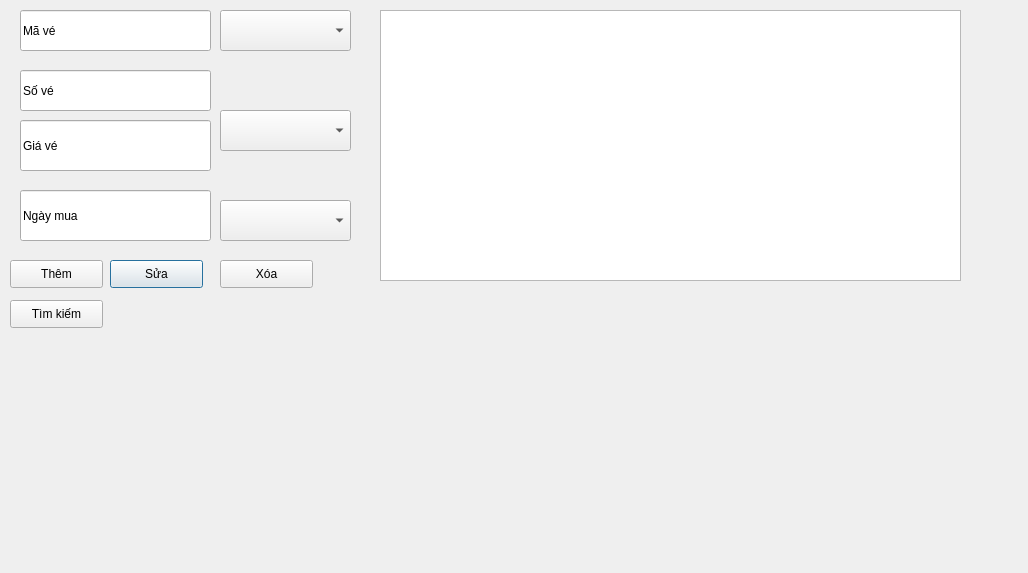
<?xml version="1.0" encoding="UTF-8"?>
<ui version="4.0">
 <class>Dialog</class>
 <widget class="QDialog" name="Dialog">
  <property name="geometry">
   <rect>
    <x>0</x>
    <y>0</y>
    <width>1028</width>
    <height>573</height>
   </rect>
  </property>
  <property name="windowTitle">
   <string>Dialog</string>
  </property>
  <widget class="QLineEdit" name="txt_mave">
   <property name="geometry">
    <rect>
     <x>20</x>
     <y>10</y>
     <width>191</width>
     <height>41</height>
    </rect>
   </property>
   <property name="text">
    <string>Mã vé</string>
   </property>
  </widget>
  <widget class="QLineEdit" name="txt_soghe">
   <property name="geometry">
    <rect>
     <x>20</x>
     <y>70</y>
     <width>191</width>
     <height>41</height>
    </rect>
   </property>
   <property name="text">
    <string>Số vé</string>
   </property>
  </widget>
  <widget class="QLineEdit" name="txt_giave">
   <property name="geometry">
    <rect>
     <x>20</x>
     <y>120</y>
     <width>191</width>
     <height>51</height>
    </rect>
   </property>
   <property name="text">
    <string>Giá vé</string>
   </property>
  </widget>
  <widget class="QLineEdit" name="txt_ngaymua">
   <property name="geometry">
    <rect>
     <x>20</x>
     <y>190</y>
     <width>191</width>
     <height>51</height>
    </rect>
   </property>
   <property name="text">
    <string>Ngày mua</string>
   </property>
  </widget>
  <widget class="QComboBox" name="cb_chuyentau">
   <property name="geometry">
    <rect>
     <x>220</x>
     <y>10</y>
     <width>131</width>
     <height>41</height>
    </rect>
   </property>
  </widget>
  <widget class="QComboBox" name="cb_khachhang">
   <property name="geometry">
    <rect>
     <x>220</x>
     <y>110</y>
     <width>131</width>
     <height>41</height>
    </rect>
   </property>
  </widget>
  <widget class="QComboBox" name="cb_nhanvien">
   <property name="geometry">
    <rect>
     <x>220</x>
     <y>200</y>
     <width>131</width>
     <height>41</height>
    </rect>
   </property>
  </widget>
  <widget class="QPushButton" name="btn_sua">
   <property name="geometry">
    <rect>
     <x>110</x>
     <y>260</y>
     <width>93</width>
     <height>28</height>
    </rect>
   </property>
   <property name="text">
    <string>Sửa</string>
   </property>
  </widget>
  <widget class="QPushButton" name="btn_them">
   <property name="geometry">
    <rect>
     <x>10</x>
     <y>260</y>
     <width>93</width>
     <height>28</height>
    </rect>
   </property>
   <property name="text">
    <string>Thêm</string>
   </property>
  </widget>
  <widget class="QPushButton" name="btn_xoa">
   <property name="geometry">
    <rect>
     <x>220</x>
     <y>260</y>
     <width>93</width>
     <height>28</height>
    </rect>
   </property>
   <property name="text">
    <string>Xóa</string>
   </property>
  </widget>
  <widget class="QPushButton" name="btn_tim">
   <property name="geometry">
    <rect>
     <x>10</x>
     <y>300</y>
     <width>93</width>
     <height>28</height>
    </rect>
   </property>
   <property name="text">
    <string>Tìm kiếm</string>
   </property>
  </widget>
  <widget class="QTableWidget" name="table_ve">
   <property name="geometry">
    <rect>
     <x>380</x>
     <y>10</y>
     <width>581</width>
     <height>271</height>
    </rect>
   </property>
  </widget>
 </widget>
 <resources/>
 <connections/>
</ui>
